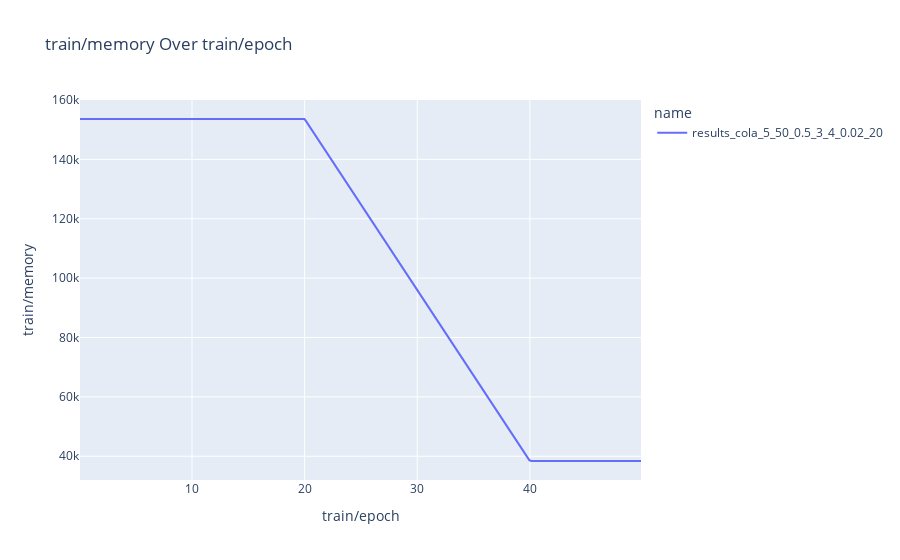

The cell this chart's notebook holds for it:
### Markdown cell above
# Quadratic initialization
Initial rank is 40, epochs 0-19 rank 40, epochs 20-39 rank 40->20, epoch 40-49 rank 20. 
rank_allocation_weights initialized to quadratic, same scheduling, discrete rank on the last epoch, rank_min is 5, rank_max is 50

### Code cell
fetch_and_plot_wandb_runs(
    entity="mallahova",
    project="adalora_rank_start_40_rank_20_quadratic",
    metric="train/memory",
    x_axis="train/epoch",
    interactive=True,
    num_runs=1
)

### Figure 1 — Plotly figure (JSON) as saved in the notebook; plotly's stock layout.template omitted (floating-point values rounded to 4 significant figures; data arrays with more than 128 entries replaced by an {"elided": "..."} marker saying what was removed)
{"data": [{"hovertemplate": "name=results_cola_5_50_0.5_3_4_0.02_20<br>train/epoch=%{x}<br>train/memory=%{y}<extra></extra>", "legendgroup": "results_cola_5_50_0.5_3_4_0.02_20", "line": {"color": "#636efa", "dash": "solid"}, "marker": {"symbol": "circle"}, "mode": "lines", "name": "results_cola_5_50_0.5_3_4_0.02_20", "orientation": "v", "showlegend": true, "type": "scatter", "x": {"elided": "500 float values"}, "xaxis": "x", "y": {"elided": "500 float values"}, "yaxis": "y"}], "layout": {"legend": {"title": {"text": "name"}, "tracegroupgap": 0}, "title": {"text": "train/memory Over train/epoch"}, "xaxis": {"anchor": "y", "domain": [0, 1], "title": {"text": "train/epoch"}}, "yaxis": {"anchor": "x", "domain": [0, 1], "title": {"text": "train/memory"}}}}
